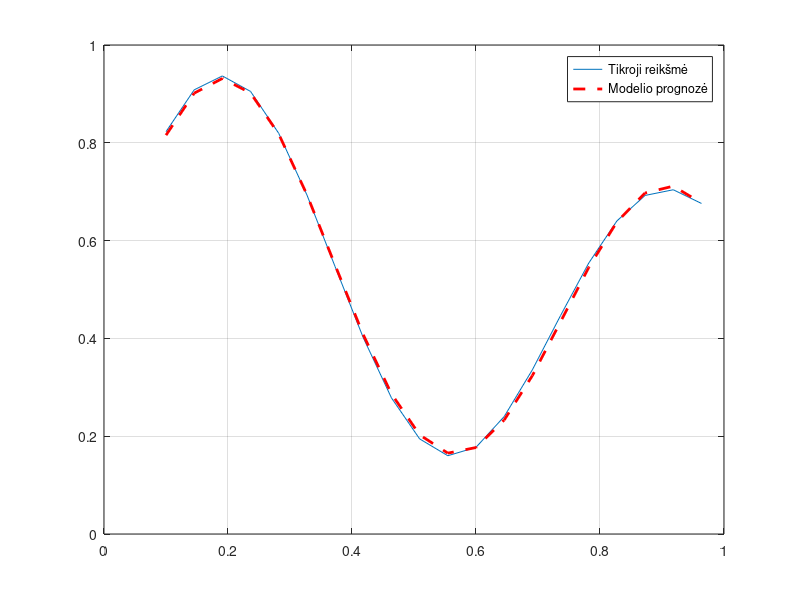

This chart was generated by the following MATLAB code:
% Lab. darbas Nr3 Justinas Kuklis
clc;
clear all;

x = 0.1:1/22:1;
d = (1 + 0.6*sin(2*pi*x/0.7) + 0.3*sin(2*pi*x))/2;

eta = 0.1; % Mokymo žingsnis
e_total = 1; % Pradinė klaida, kad ciklas prasidėtų
e = zeros(1, length(x)); % Klaidos talpinimui

%% Užduodame vertes
c1 = 0.19; % Pirmos Gauso funkcijos centras
c2 = 0.91; % Antros Gauso funkcijos centras
r1 = 0.2; % Pirmos Gauso funkcijos spindulys
r2 = 0.2; % Antros Gauso funkcijos spindulys

w1 = randn(1);
w2 = randn(1);
w0 = randn(1);

for epochos = 1:10000
    for i = 1:length(x)

        % Suskaičiuojame Gausines funkcijas
        F1 = exp(-(x(i) - c1)^2 / (2 * r1^2));
        F2 = exp(-(x(i) - c2)^2 / (2 * r2^2));

        % Skaičiuojame išėjimą
        v = w1 * F1 + w2 * F2 + w0;
        y = v;

        % Skaičiuojame klaidą
        e(i) = d(i) - y;
        % Atnaujiname svorius
        w1 = w1 + eta * e(i) * F1;
        w2 = w2 + eta * e(i) * F2;
        w0 = w0 + eta * e(i);
    end

    e_total = sum(e.^2);
    % fprintf(' Bendras klaida = %f\n', e_total);
end
% fprintf('Galutinės atnaujintos vertės:\n e = %f, w1 = %f, w2 = %f, w0 = %f\n', e, w1, w2, w0);
% fprintf(' Bendras klaida = %f\n', e_total);


%% Testuojame
F1_final = exp(-(x - c1).^2 / (2 * r1^2));
F2_final = exp(-(x - c2).^2 / (2 * r2^2));
y_final = F1_final*w1 + F2_final*w2 + w0;

% Visualizuojame rezultatus
figure(3);
plot(x, d);
hold on;
plot(x, y_final, 'r--', 'LineWidth', 2);
hold off;
legend('Tikroji reikšmė', 'Modelio prognozė');
grid on;